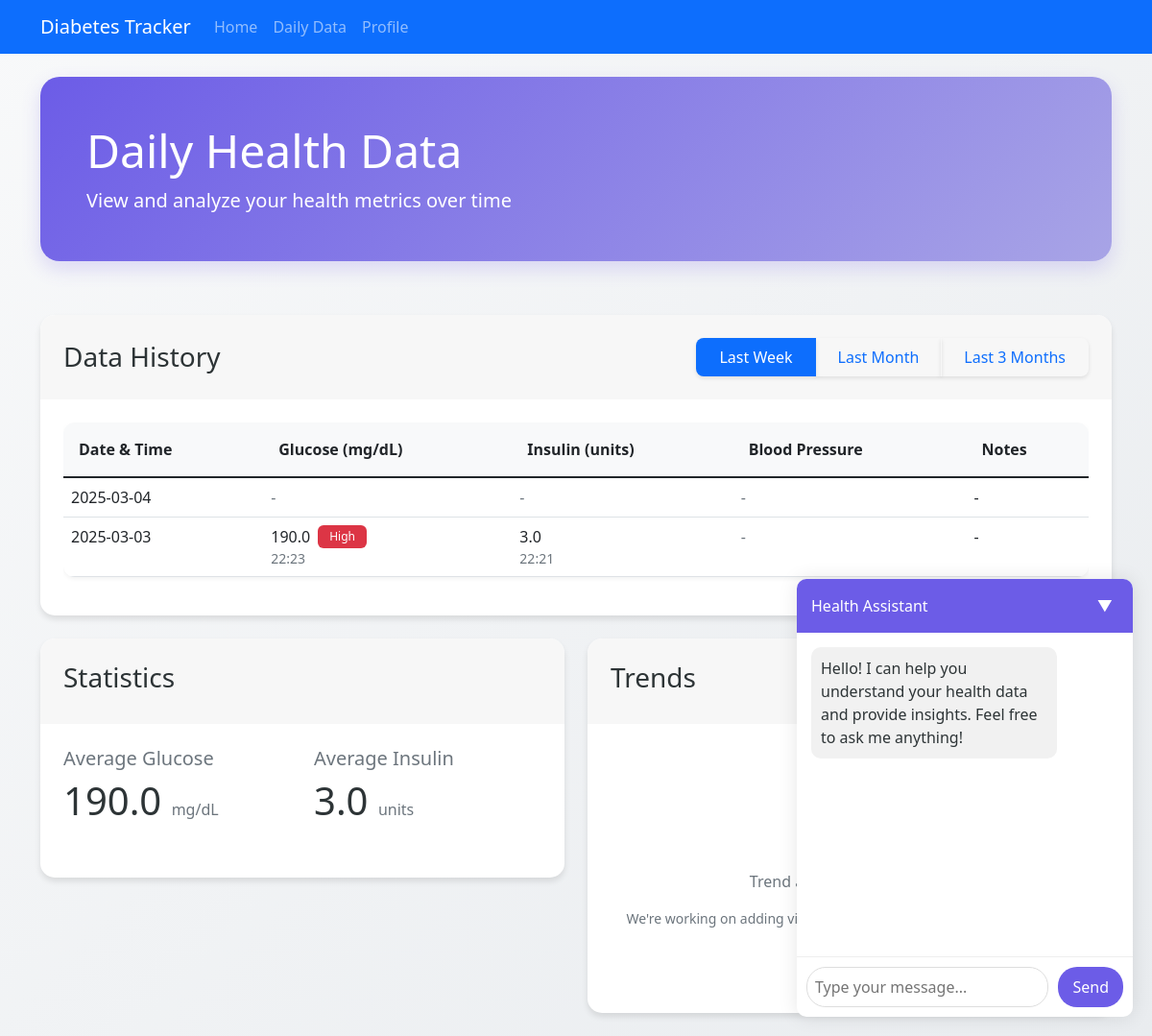
/daily_data, run on an earlier commit of the app's database.
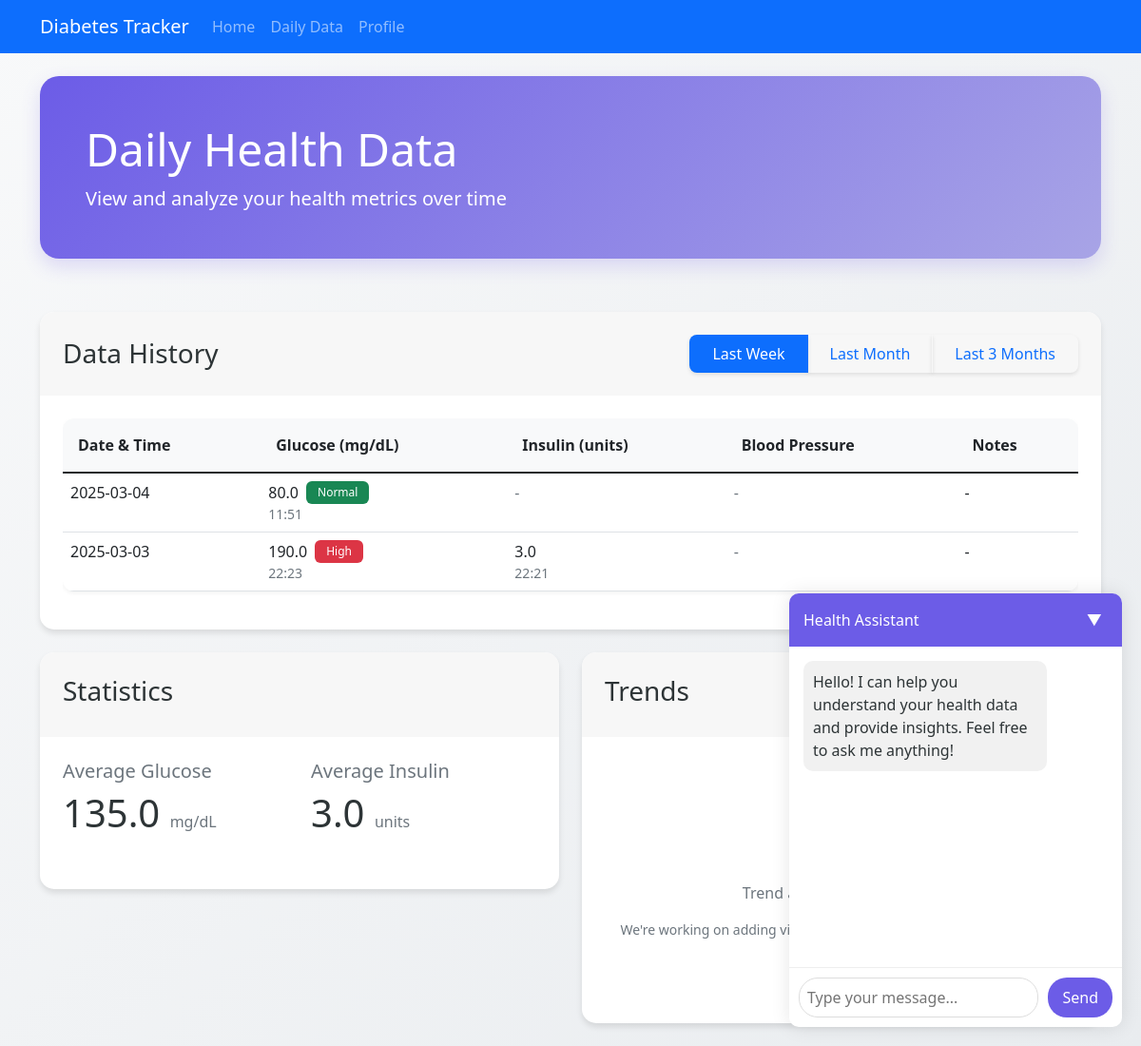
And on a later commit of the database.
### app.py (models this page shows)
class Entry(db.Model):
    id = db.Column(db.Integer, primary_key=True)
    date = db.Column(db.Date, nullable=False)
    time_glucose = db.Column(db.DateTime, nullable=True)
    time_insulin = db.Column(db.DateTime, nullable=True)
    time_bp = db.Column(db.DateTime, nullable=True)
    glucose_level = db.Column(db.Float, nullable=True)
    insulin_units = db.Column(db.Float, nullable=True)
    systolic_bp = db.Column(db.Integer, nullable=True)
    diastolic_bp = db.Column(db.Integer, nullable=True)
    carbs = db.Column(db.Integer, nullable=True)
    notes = db.Column(db.Text, nullable=True)

### app.py (the view)
@app.route('/daily_data')
def daily_data():
    period = request.args.get('period', 'week')
    today = date.today()
    if period == 'week':
        start_date = today - timedelta(days=7)
    elif period == 'month':
        start_date = today - timedelta(days=30)
    elif period == 'quarter':
        start_date = today - timedelta(days=90)
    else:
        start_date = today - timedelta(days=7)  # default to week
    entries = Entry.query.filter(
        Entry.date >= start_date
    ).order_by(Entry.date.desc()).all()
    averages = calculate_averages(entries)
    return render_template('daily_data.html',
                         entries=entries,
                         current_period=period,
                         averages=averages)

### app.py (called while the page is built)
def calculate_averages(entries):
    glucose_values = [e.glucose_level for e in entries if e.glucose_level is not None]
    insulin_values = [e.insulin_units for e in entries if e.insulin_units is not None]
    return {
        'glucose_avg': round(sum(glucose_values) / len(glucose_values), 1) if glucose_values else None,
        'insulin_avg': round(sum(insulin_values) / len(insulin_values), 1) if insulin_values else None
    }

### templates/daily_data.html (shortened to what this page needs)
{% extends "base.html" %}
{% block content %}
<div class="row mb-4">
    <div class="col animate__animated animate__fadeIn">
        <div class="welcome-section">
            <h2 class="display-5">Daily Health Data</h2>
            <p class="lead mb-0">View and analyze your health metrics over time</p>
        </div>
    </div>
</div>
<div class="row">
    <div class="col-md-12 mb-4 animate__animated animate__fadeInUp">
        <div class="card">
            <div class="card-header">
                <div class="d-flex justify-content-between align-items-center">
                    <h3 class="mb-0">Data History</h3>
                    <div class="btn-group">
                        <button class="btn btn-outline-primary {% if current_period == 'week' %}active{% endif %}" data-period="week">Last Week</button>
                        <button class="btn btn-outline-primary {% if current_period == 'month' %}active{% endif %}" data-period="month">Last Month</button>
                        <button class="btn btn-outline-primary {% if current_period == 'quarter' %}active{% endif %}" data-period="quarter">Last 3 Months</button>
                    </div>
                </div>
            </div>
            <div class="card-body">
                {% include 'partials/_data_table.html' %}
            </div>
        </div>
    </div>
</div>
<div class="row">
    <div class="col-md-6 mb-4 animate__animated animate__fadeInUp">
        <div class="card">
            <div class="card-header">
                <h3>Statistics</h3>
            </div>
            <div class="card-body">
                <div class="row">
                    <div class="col-6 mb-3">
                        <h5 class="text-secondary">Average Glucose</h5>
                        <p class="display-6">
                            {% if averages.glucose_avg is not none %}
                                {{ "%.1f"|format(averages.glucose_avg) }}
                                <small class="text-muted" style="font-size: 1rem;">mg/dL</small>
                            {% else %}
                                <span class="text-muted">-</span>
                            {% endif %}
                        </p>
                    </div>
                    <div class="col-6 mb-3">
                        <h5 class="text-secondary">Average Insulin</h5>
                        <p class="display-6">
                            {% if averages.insulin_avg is not none %}
                                {{ "%.1f"|format(averages.insulin_avg) }}
                                <small class="text-muted" style="font-size: 1rem;">units</small>
                            {% else %}
                                <span class="text-muted">-</span>
                            {% endif %}
                        </p>
                    </div>
                </div>
            </div>
        </div>
    </div>
    <div class="col-md-6 mb-4 animate__animated animate__fadeInUp">
        <div class="card">
            <div class="card-header">
                <h3>Trends</h3>
            </div>
            <div class="card-body">
                <div id="trends-placeholder" class="text-center py-5">
                    <p class="text-muted">Trend analysis coming soon</p>
                    <p class="text-secondary small">We're working on adding visualizations to help you track your progress</p>
                </div>
            </div>
        </div>
    </div>
</div>
{% endblock %}

### templates/base.html (shortened to what this page needs)
<!DOCTYPE html>
<html lang="en">
<head>
    <link href="https://cdn.jsdelivr.net/npm/bootstrap@5.1.3/dist/css/bootstrap.min.css" rel="stylesheet">
    <link href="https://cdn.jsdelivr.net/npm/animate.css@4.1.1/animate.min.css" rel="stylesheet">
</head>
<body>
    <nav class="navbar navbar-expand-lg navbar-dark bg-primary mb-4">
        <div class="container">
            <a class="navbar-brand" href="{{ url_for('index') }}">Diabetes Tracker</a>
            <div class="collapse navbar-collapse" id="navbarNav">
                <ul class="navbar-nav">
                    <li class="nav-item">
                        <a class="nav-link" href="{{ url_for('index') }}">Home</a>
                    </li>
                    <li class="nav-item">
                        <a class="nav-link" href="{{ url_for('daily_data') }}">Daily Data</a>
                    </li>
                    <li class="nav-item">
                        <a class="nav-link" href="{{ url_for('profile') }}">Profile</a>
                    </li>
                </ul>
            </div>
        </div>
    </nav>
    <div class="container">
        {% block content %}{% endblock %}
    </div>
    <div class="chat-widget" id="chatWidget">
        <div class="chat-header" onclick="toggleChat()">
            <span>Health Assistant</span>
            <button class="chat-toggle-btn">▼</button>
        </div>
        <div class="chat-body">
            <div class="chat-messages" id="chatMessages">
                <div class="chat-message system">
                    Hello! I can help you understand your health data and provide insights. Feel free to ask me anything!
                </div>
            </div>
            <div class="chat-input">
                <input type="text" id="chatInput" placeholder="Type your message...">
                <button onclick="sendMessage()">Send</button>
            </div>
        </div>
    </div>
</body>
</html>

### templates/partials/_data_table.html (shortened to what this page needs)
<div class="table-responsive">
    {% if entries %}
        <table class="table">
            <thead>
                <tr>
                    <th>Date & Time</th>
                    <th>Glucose (mg/dL)</th>
                    <th>Insulin (units)</th>
                    <th>Blood Pressure</th>
                    <th>Notes</th>
                </tr>
            </thead>
            <tbody>
                {% for entry in entries %}
                <tr class="animate__animated animate__fadeIn">
                    <td>{{ entry.date.strftime('%Y-%m-%d') }}</td>
                    <td>
                        {% if entry.glucose_level %}
                            <div class="d-flex align-items-center">
                                <span class="me-2">{{ "%.1f"|format(entry.glucose_level) }}</span>
                                {% if entry.glucose_level > 180 %}
                                    <span class="badge bg-danger">High</span>
                                {% elif entry.glucose_level < 70 %}
                                    <span class="badge bg-warning">Low</span>
                                {% else %}
                                    <span class="badge bg-success">Normal</span>
                                {% endif %}
                            </div>
                            {% if entry.time_glucose %}
                                <small class="text-muted d-block">{{ entry.time_glucose.strftime('%H:%M') }}</small>
                            {% endif %}
                        {% else %}
                            <span class="text-muted">-</span>
                        {% endif %}
                    </td>
                    <td>
                        {% if entry.insulin_units %}
                            <div>{{ "%.1f"|format(entry.insulin_units) }}</div>
                            {% if entry.time_insulin %}
                                <small class="text-muted d-block">{{ entry.time_insulin.strftime('%H:%M') }}</small>
                            {% endif %}
                        {% else %}
                            <span class="text-muted">-</span>
                        {% endif %}
                    </td>
                    <td>
                        {% if entry.systolic_bp and entry.diastolic_bp %}
                            <div class="d-flex align-items-center">
                                <span class="me-2">{{ entry.systolic_bp }}/{{ entry.diastolic_bp }}</span>
                                {% if entry.systolic_bp >= 140 or entry.diastolic_bp >= 90 %}
                                    <span class="badge bg-danger">High</span>
                                {% elif entry.systolic_bp >= 130 or entry.diastolic_bp >= 80 %}
                                    <span class="badge bg-warning">Elevated</span>
                                {% else %}
                                    <span class="badge bg-success">Normal</span>
                                {% endif %}
                            </div>
                            {% if entry.time_bp %}
                                <small class="text-muted d-block">{{ entry.time_bp.strftime('%H:%M') }}</small>
                            {% endif %}
                        {% else %}
                            <span class="text-muted">-</span>
                        {% endif %}
                    </td>
                    <td>{{ entry.notes if entry.notes else '-' }}</td>
                </tr>
                {% endfor %}
            </tbody>
        </table>
    {% endif %}
</div>

### templates/base.html (style rules this page uses)
:root { --primary-color: #6c5ce7; --secondary-color: #a8a4e6; --accent-color: #81ecec; --bg-gradient-start: #f8f9fa; --bg-gradient-end: #e9ecef; --success-color: #00b894; --warning-color: #fdcb6e; --danger-color: #ff7675; --text-primary: #2d3436; --text-secondary: #636e72; }
body { background: linear-gradient(135deg, var(--bg-gradient-start) 0%, var(--bg-gradient-end) 100%); color: var(--text-primary); }
.card { transition: all 0.3s cubic-bezier(0.4, 0, 0.2, 1); border: none; border-radius: 15px; box-shadow: 0 4px 6px rgba(0, 0, 0, 0.1); background: white; overflow: hidden; animation: fadeIn 0.5s ease-out; }
.card-header { border-radius: 15px 15px 0 0 !important; border-bottom: none; padding: 1.5rem; }
.card-body { padding: 1.5rem; }
.btn { border-radius: 8px; padding: 0.5rem 1.5rem; transition: all 0.3s ease; border: none; box-shadow: 0 2px 4px rgba(0, 0, 0, 0.1); }
.table { border-radius: 12px; overflow: hidden; box-shadow: 0 2px 4px rgba(0, 0, 0, 0.05); }
.table th { background-color: var(--bg-gradient-start); border-bottom: none; padding: 1rem; }
.welcome-section { background: linear-gradient(135deg, var(--primary-color) 0%, var(--secondary-color) 100%); padding: 3rem; border-radius: 20px; margin-bottom: 2rem; color: white; box-shadow: 0 8px 20px rgba(108, 92, 231, 0.2); animation: fadeInUp 0.5s ease-out; }
.badge { padding: 0.5em 1em; border-radius: 6px; font-weight: 500; animation: fadeIn 0.3s ease-out; }
.chat-widget { position: fixed; bottom: 20px; right: 20px; width: 350px; background: white; border-radius: 10px; box-shadow: 0 0 20px rgba(0,0,0,0.1); z-index: 1000; overflow: hidden; display: flex; flex-direction: column; }
.chat-header { background: var(--primary-color); color: white; padding: 15px; cursor: pointer; display: flex; justify-content: space-between; align-items: center; }
.chat-body { height: 400px; display: flex; flex-direction: column; transition: height 0.3s ease; }
.chat-messages { flex-grow: 1; overflow-y: auto; padding: 15px; }
.chat-message { margin-bottom: 10px; padding: 10px; border-radius: 10px; max-width: 80%; }
.chat-message.system { background: #f1f1f1; margin-right: auto; }
.chat-input { display: flex; padding: 10px; border-top: 1px solid #eee; }
.chat-input input { flex-grow: 1; padding: 8px; border: 1px solid #ddd; border-radius: 20px; margin-right: 10px; }
.chat-input button { background: var(--primary-color); color: white; border: none; padding: 8px 15px; border-radius: 20px; cursor: pointer; }
.chat-toggle-btn { background: none; border: none; color: white; cursor: pointer; transition: transform 0.3s ease; }

What changed in the data, as far as the page shows it:
changed Entry (number 1 of 2 on the later page): glucose_level (not shown) → "80.0"; time_glucose (not shown) → "11:51"; glucose_level "-" → "Normal"
Also different on the page:
{{ "%.1f"|format(averages.glucose_avg) }}: "190.0" → "135.0"
